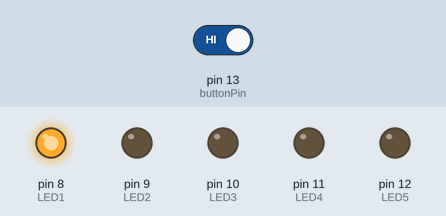
A sketch run on a simulated Arduino Uno, built with avr-gcc and run on an emulated ATmega328P. On the bench: output pins drawn as LEDs (lit = HIGH). Dashed ring = blinking. The inputs (shaded band) are chosen by the test bench; at power-on: pin 13 (buttonPin) HIGH. What the sketch prints to the serial monitor is not drawn.

Above: at 1.2 s.
1.3 s: pin 13 (buttonPin) driven LOW
At 5.23 s:
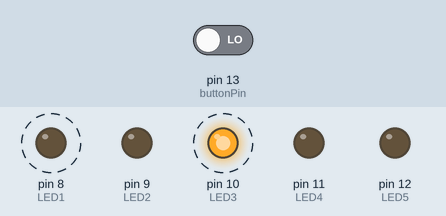
At 5.73 s:
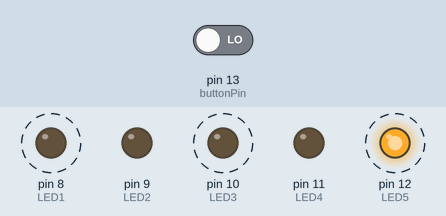
7.4 s: pin 13 (buttonPin) driven HIGH
At 7.4 s:
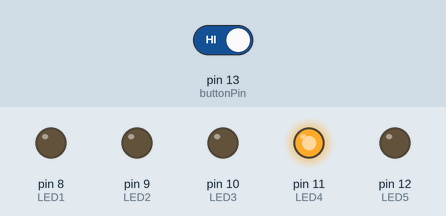
Timing chart, 0 to 10.4 s (numbered marks = the images above; inputs shaded):
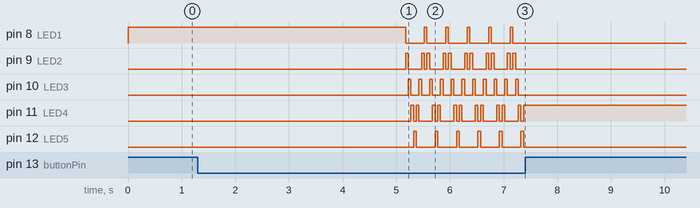

Measured:
- after the input at 1.3 s, pin 8 (LED1): alternates HIGH for 0.05 s and LOW for 0.35 s, starting after 3.9 s; pin 9 (LED2): LOW → HIGH after 3.9 s, then repeats every 0.40 s: LOW 0.25 s, HIGH 0.05 s, LOW 0.05 s, HIGH 0.05 s
- after the input at 7.4 s, pin 8 (LED1), pin 9 (LED2), pin 10 (LED3), pin 12 (LED5): stops changing and stays LOW; pin 11 (LED4): stops changing and stays HIGH

The sketch:

speedOfLight.ino
```cpp
/* Speed of Light Game
speedOfLigt.ino
created 19 July 2017
by Samuel Bechara, PhD
This is an arduino game that flashes 5 external LED lights. The goal is to
press a physical button when the light is in the middle LED. You get less
points if the light isn't there. If you want to make it more difficult or
easier, change the timeLag variable. That will automatically change the delay
between light changes.
*/

// Define all variables up here so they are easy to change

// These are the hardware connections. The LEDs have to be in sequential order!
const int LED1 = 8;
const int LED2 = 9;
const int LED3 = 10;
const int LED4 = 11;
const int LED5 = 12;
const int firstLED = LED1; // these two variables make the code easier to read
const int lastLED = LED5;
const int buttonPin = 13;
int buttonState;

// These are the "game" variables. If timeLag is smaller, the game is harder...
bool direction; // we will call one direction true and the other false
int lives = 5; // the player starts with however many lives you want
int timeLag = 50; // this is the number of ms before the LED switches.
int currentLED; // store the current LED that is lit
int score = 0; // player starts with a score of zero

// This function only runs once when the arduino is started
void setup()
{
  // Start the serial connection so we can talk to the player
  Serial.begin(9600);

  // Set all the pins to be inputs or outputs as appropriate
  pinMode(LED1, OUTPUT);
  pinMode(LED2, OUTPUT);
  pinMode(LED3, OUTPUT);
  pinMode(LED4, OUTPUT);
  pinMode(LED5, OUTPUT);
  pinMode(buttonPin, INPUT);

  // Start with the first LED on and the direction as "true"
  currentLED = LED1;
  digitalWrite(currentLED, HIGH);
  direction = true;

  // give the user a little message about where they are in the game!
  Serial.print("You start with ");
  Serial.print(lives);
  Serial.println(" lives");

  delay(timeLag); // needed even though the game "starts" at the loop
}

void loop()
{
  // the button state variable tracks if the button is pushed or not
  buttonState = digitalRead(buttonPin);

  // First, check if they have enough lives left, or else we don't have to worry about them playing!
  if (lives > 0)
  {
    // If the button isn't pushed AND the direction true (we can think of that as "forward")
    // then we need to switch the LED by INCREMENTING
    if (buttonState == LOW && direction == true)
    {
      // we need to check if we are at the end of the row!
      if (currentLED == lastLED)
      {
        // if it IS at the end of the row, change direction and decrement currnetLED
        direction = false;
        digitalWrite(currentLED, LOW);
        currentLED--;
        digitalWrite(currentLED, HIGH);
      }
      else
      {
        digitalWrite(currentLED, LOW);
        currentLED++;
        digitalWrite(currentLED, HIGH);
      }
    }

    // If the button isn't pushed AND the direction is false (aka "backwards")
    // then we need to switch the LED by DECREMENTING
    else if (buttonState == LOW && direction == false)
    {
      // we need to check if we are at the beginning of the row!
      if (currentLED == firstLED)
      {
        // if it IS at the beginning of the row, change direction and increment currnetLED
        direction = true;
        digitalWrite(currentLED, LOW);
        currentLED++;
        digitalWrite(currentLED, HIGH);
      }
      else
      {
        digitalWrite(currentLED, LOW);
        currentLED--;
        digitalWrite(currentLED, HIGH);
      }
    }

    // the only remaining possibility is if the buttonState is HIGH (aka someone pressed it!)
    else
    {
      // remove a life
      lives--;

      // Figure out what score they get and add it to their total score
      if (currentLED == firstLED || currentLED == lastLED)
      {
        score = score + 100;
      }
      else if (currentLED == firstLED + 1 || currentLED == lastLED - 1)
      {
        score = score + 250;
      }
      else
      {
        score = score + 500;
      }

      // give the user a little message about where they are in the game!
      Serial.print("You have ");
      Serial.print(lives);
      Serial.println(" lives left");

      Serial.print("Your current score is: ");
      Serial.println(score);

      Serial.println("Please take your finger off the button and wait for the LEDs to start flashing...");
      delay(5000); // wait 5 seconds before starting again...

    }

    // WHOA! Thats a lot of stuff, now we need to wait before changing the LED again!
    delay(timeLag);
  }

  // this is what happens when we run out of lives!
  else
  {
    // if the user is out of lives, this is an infinite loop, it will encourage the user to restart the arudino!
    while (1)
    {
      Serial.print("Your final score was: ");
      Serial.print(score);
      Serial.println(" nice job!");
      Serial.println("Thanks for playing, please press the restart button on the Arduino to play again!");
      delay(10000);
    }
  }
}
```
